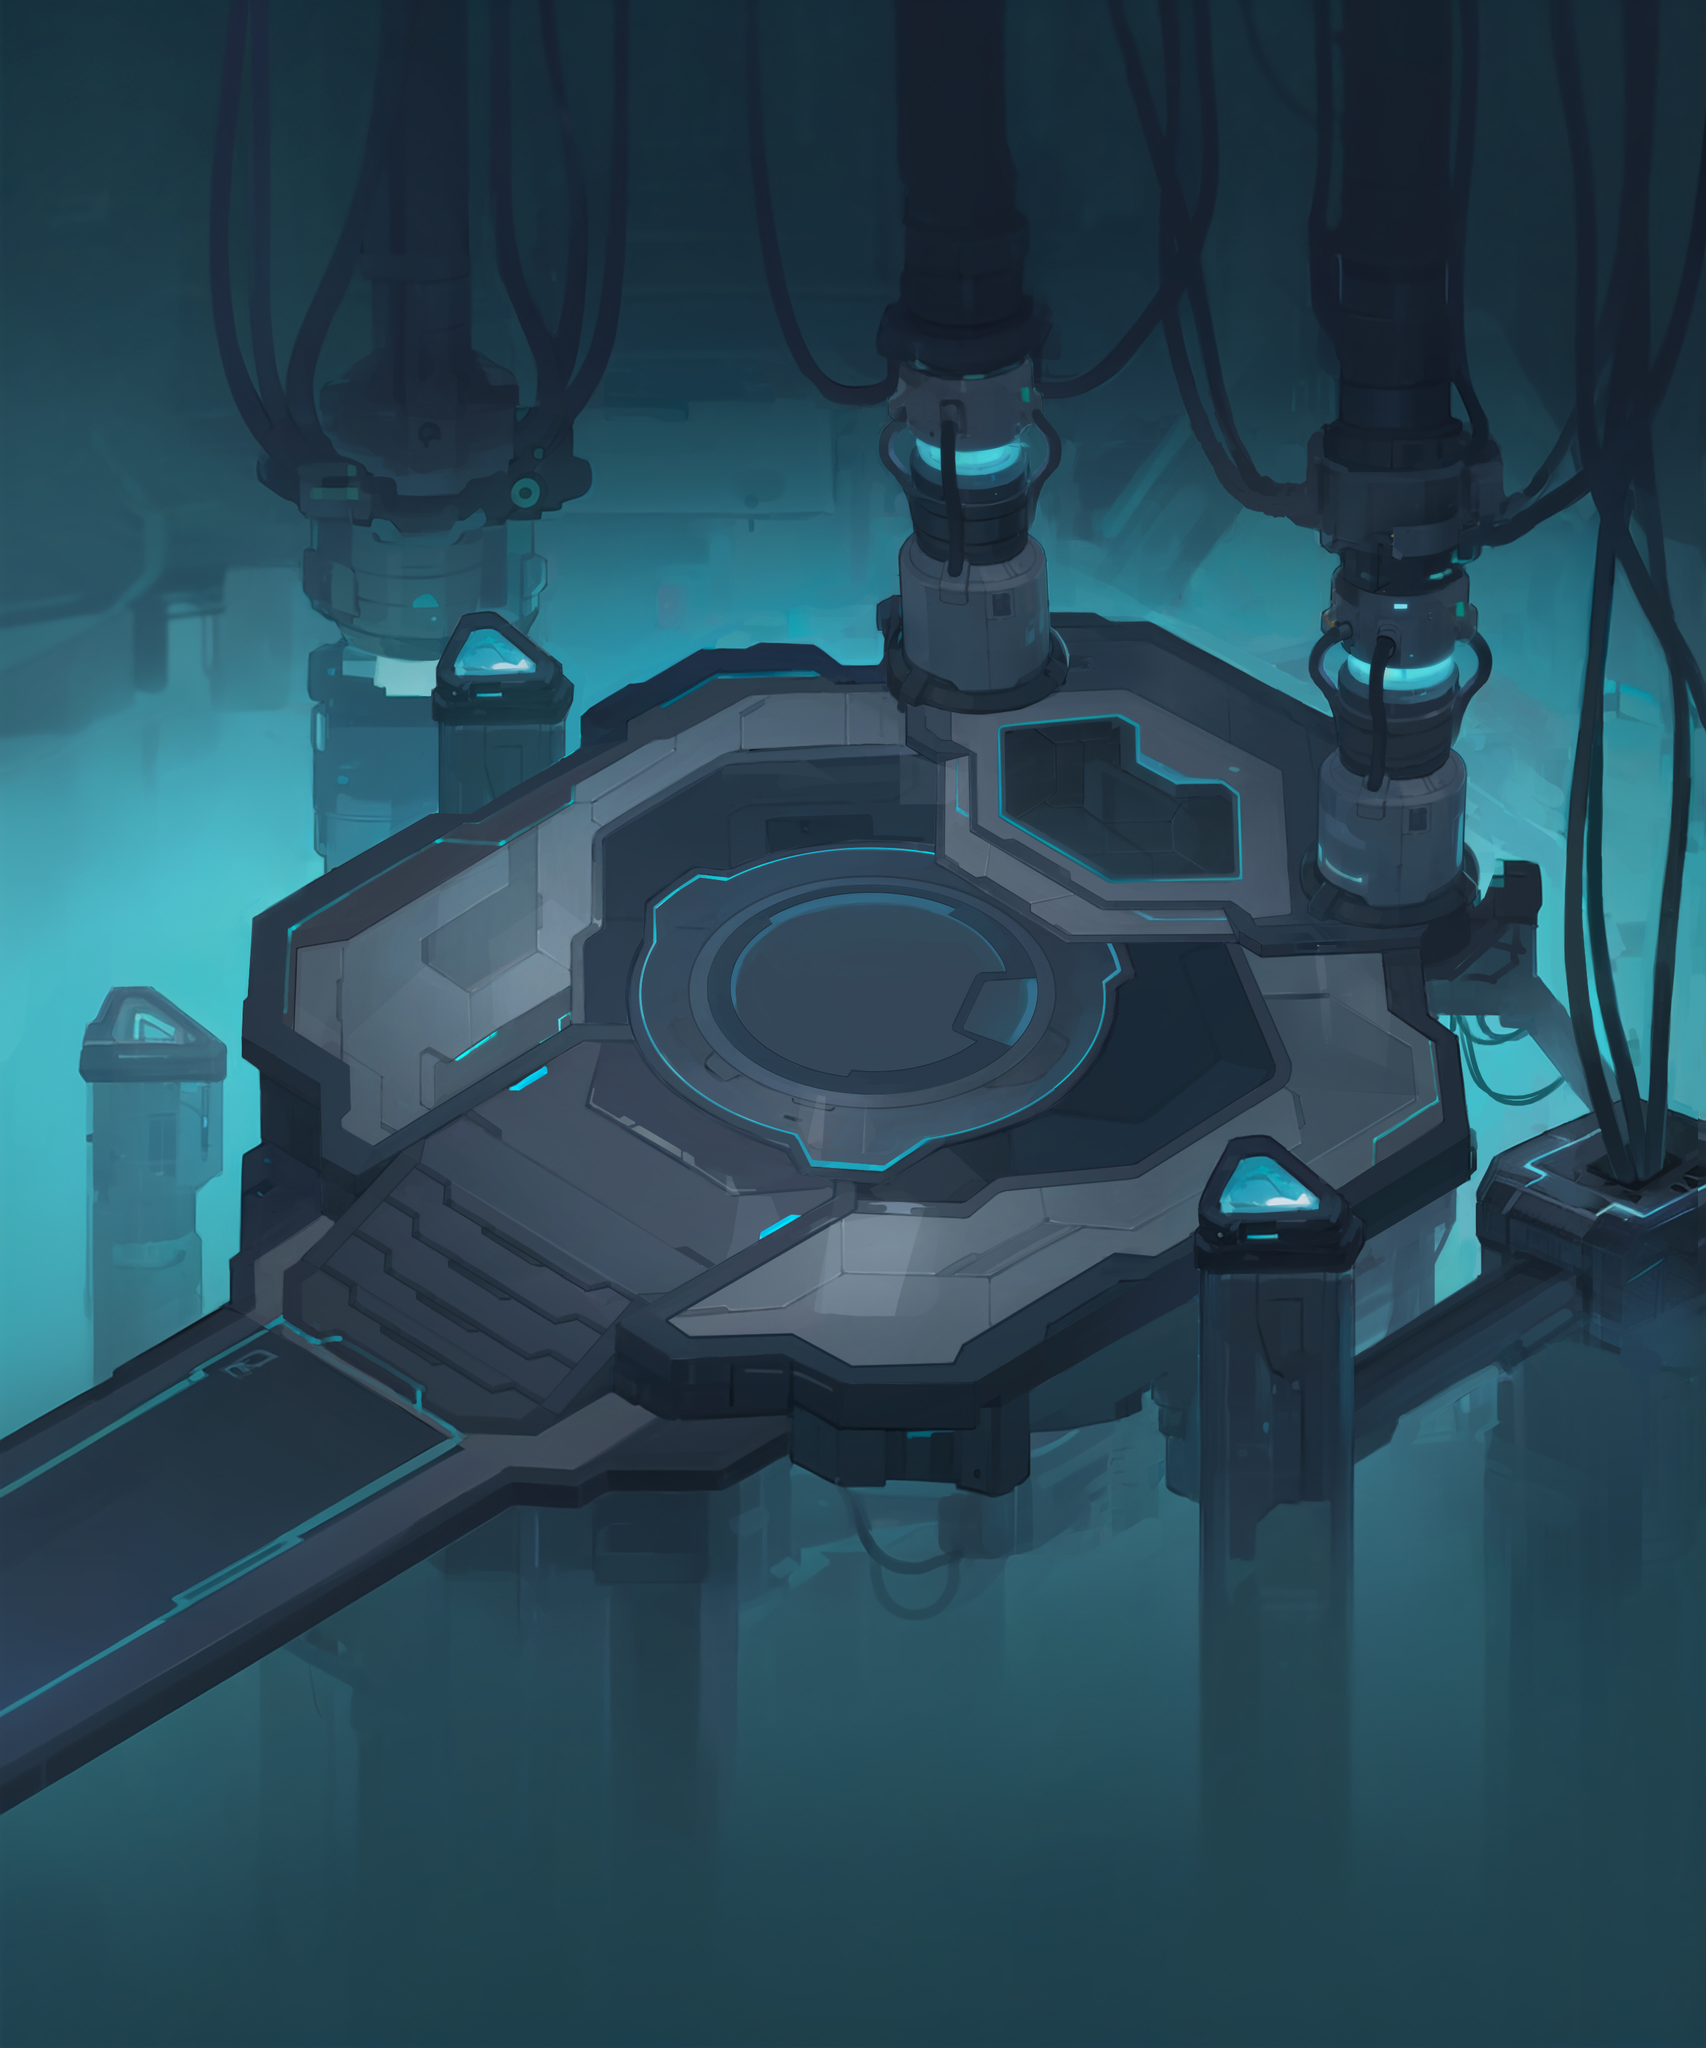

A 2D game scene composited from a Tiled map and its tileset images. What follows is a short description and the map's XML, with each tile layer's data collapsed to a summary:
An orthogonal 5x6 tile map with 512x512 px tiles, 1 tile layer (bottom_layer), 2 tilesets and 4 objects.

<map height="6" infinite="0" nextlayerid="6" nextobjectid="11" orientation="orthogonal" renderorder="right-down" tiledversion="1.10.2" tileheight="512" tilewidth="512" version="1.10" width="5">
 <tileset firstgid="1" source="../mapTilesets/landscape.tsx" />
 <tileset columns="0" firstgid="27" name="dailyboss" tilecount="30" tileheight="512" tilewidth="512">
  <grid height="1" orientation="orthogonal" width="1" />
  <tile id="20">
   <image height="512" source="../mapTilesets/dailyboss/dailyboss_01.jpg" width="512" />
  </tile>
  <tile id="21">
   <image height="512" source="../mapTilesets/dailyboss/dailyboss_02.jpg" width="512" />
  </tile>
  <tile id="22">
   <image height="512" source="../mapTilesets/dailyboss/dailyboss_03.jpg" width="512" />
  </tile>
  <tile id="23">
   <image height="512" source="../mapTilesets/dailyboss/dailyboss_04.jpg" width="512" />
  </tile>
  <tile id="24">
   <image height="512" source="../mapTilesets/dailyboss/dailyboss_05.jpg" width="512" />
  </tile>
  <tile id="25">
   <image height="512" source="../mapTilesets/dailyboss/dailyboss_06.jpg" width="512" />
  </tile>
  <tile id="26">
   <image height="512" source="../mapTilesets/dailyboss/dailyboss_07.jpg" width="512" />
  </tile>
  <tile id="27">
   <image height="512" source="../mapTilesets/dailyboss/dailyboss_08.jpg" width="512" />
  </tile>
  <tile id="28">
   <image height="512" source="../mapTilesets/dailyboss/dailyboss_09.jpg" width="512" />
  </tile>
  <tile id="29">
   <image height="512" source="../mapTilesets/dailyboss/dailyboss_10.jpg" width="512" />
  </tile>
  <tile id="30">
   <image height="512" source="../mapTilesets/dailyboss/dailyboss_11.jpg" width="512" />
  </tile>
  <tile id="31">
   <image height="512" source="../mapTilesets/dailyboss/dailyboss_12.jpg" width="512" />
  </tile>
  <tile id="32">
   <image height="512" source="../mapTilesets/dailyboss/dailyboss_13.jpg" width="512" />
  </tile>
  <tile id="33">
   <image height="512" source="../mapTilesets/dailyboss/dailyboss_14.jpg" width="512" />
  </tile>
  <tile id="34">
   <image height="512" source="../mapTilesets/dailyboss/dailyboss_15.jpg" width="512" />
  </tile>
  <tile id="35">
   <image height="512" source="../mapTilesets/dailyboss/dailyboss_16.jpg" width="512" />
  </tile>
  <tile id="36">
   <image height="512" source="../mapTilesets/dailyboss/dailyboss_17.jpg" width="512" />
  </tile>
  <tile id="37">
   <image height="512" source="../mapTilesets/dailyboss/dailyboss_18.jpg" width="512" />
  </tile>
  <tile id="38">
   <image height="512" source="../mapTilesets/dailyboss/dailyboss_19.jpg" width="512" />
  </tile>
  <tile id="39">
   <image height="512" source="../mapTilesets/dailyboss/dailyboss_20.jpg" width="512" />
  </tile>
  <tile id="40">
   <image height="512" source="../mapTilesets/dailyboss/dailyboss_21.jpg" width="512" />
  </tile>
  <tile id="41">
   <image height="512" source="../mapTilesets/dailyboss/dailyboss_22.jpg" width="512" />
  </tile>
  <tile id="42">
   <image height="512" source="../mapTilesets/dailyboss/dailyboss_23.jpg" width="512" />
  </tile>
  <tile id="43">
   <image height="512" source="../mapTilesets/dailyboss/dailyboss_24.jpg" width="512" />
  </tile>
  <tile id="44">
   <image height="512" source="../mapTilesets/dailyboss/dailyboss_25.jpg" width="512" />
  </tile>
  <tile id="45">
   <image height="512" source="../mapTilesets/dailyboss/dailyboss_26.jpg" width="512" />
  </tile>
  <tile id="46">
   <image height="512" source="../mapTilesets/dailyboss/dailyboss_27.jpg" width="512" />
  </tile>
  <tile id="47">
   <image height="512" source="../mapTilesets/dailyboss/dailyboss_28.jpg" width="512" />
  </tile>
  <tile id="48">
   <image height="512" source="../mapTilesets/dailyboss/dailyboss_29.jpg" width="512" />
  </tile>
  <tile id="49">
   <image height="512" source="../mapTilesets/dailyboss/dailyboss_30.jpg" width="512" />
  </tile>
 </tileset>
 <layer height="6" id="1" name="bottom_layer" width="5">
  <data>[30 cells, 30 non-empty, 30 distinct tile ids]</data>
 </layer>
 <objectgroup id="2" name="player_layer">
  <object id="7" template="../../mapPrefabs/resourcePoint.tx" x="1598.85" y="1272.06">
   <properties>
    <property name="building_type" value="unitPos" />
    <property name="object_id" type="int" value="400101" />
   </properties>
  </object>
  <object id="10" template="../../mapPrefabs/resourcePoint.tx" x="1356.48" y="1445.13">
   <properties>
    <property name="building_type" value="unitPos" />
    <property name="object_id" type="int" value="400102" />
   </properties>
  </object>
 </objectgroup>
 <objectgroup id="5" name="role_layer" />
 <objectgroup id="3" name="collider_layer" visible="0">
  <object id="8" x="1415.15" y="2021.21">
   <polygon points="-1084.06,573.152 554.121,-387.333 451.515,-872.727 296.97,-957.576 -284.848,-963.636 -1395.15,-347.333 -1415.15,-1509.21 1144.85,-1509.21 1144.85,538.788" />
  </object>
  <object id="9" x="512" y="1024">
   <polygon points="-6.06061,12.1212 33.697,985.697 987.636,975.515 1024,1536 -512,1536 -512,0" />
  </object>
 </objectgroup>
 <objectgroup id="4" name="ui_layer" />
</map>
